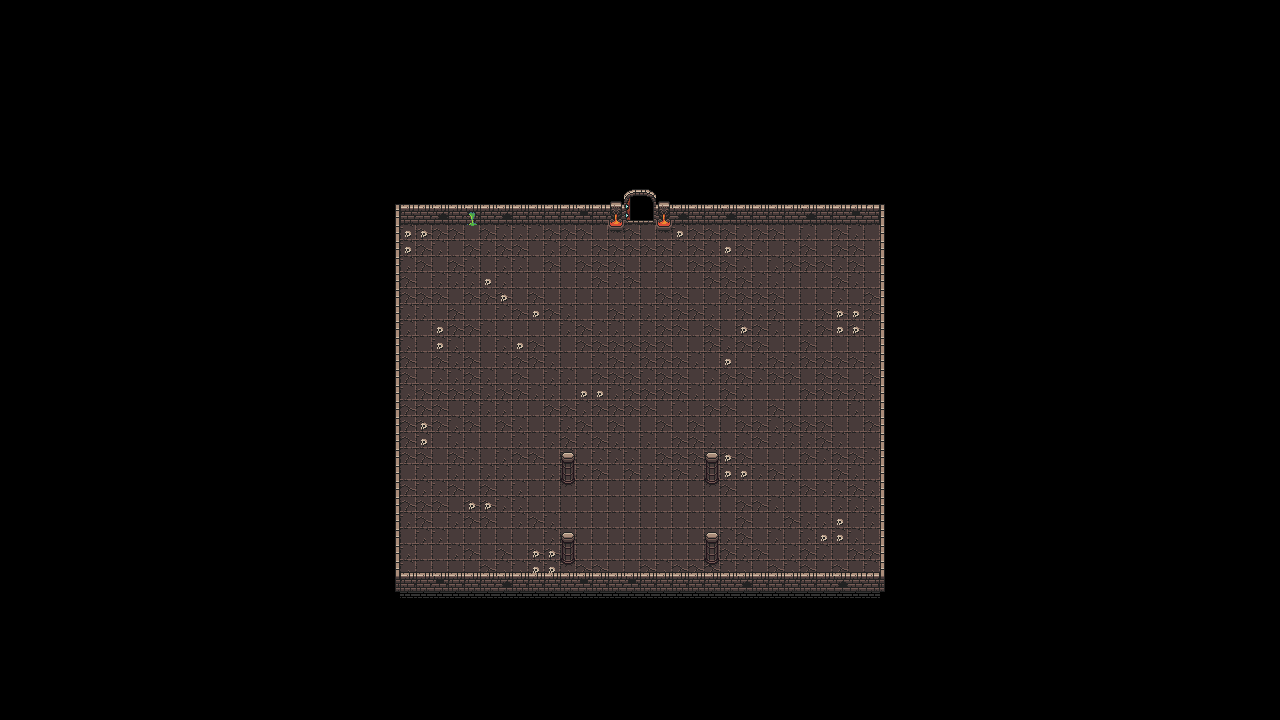

A level layout from a 2D game, rendered from its tile map. Below: a short description, then the map file with tile-grid data replaced by summaries:
An orthogonal 80x45 tile map with 16x16 px tiles, 3 tile layers (floor, wall, decorate), 2 tilesets and 4 objects.

<map version="1.9" tiledversion="1.9.2" orientation="orthogonal" renderorder="left-up" width="80" height="45" tilewidth="16" tileheight="16" infinite="0" nextlayerid="5" nextobjectid="5">
 <tileset firstgid="1" source="0x72_DungeonTilesetII_v1.4.tsx" />
 <tileset firstgid="1025" source="omnibo_jungledungeon - copia.tsx" />
 <layer id="1" name="floor" width="80" height="45">
  <data>[3600 cells, 720 non-empty, 6 distinct tile ids]</data>
 </layer>
 <layer id="2" name="wall" width="80" height="45">
  <data>[3600 cells, 168 non-empty, 15 distinct tile ids]</data>
 </layer>
 <layer id="3" name="decorate" width="80" height="45">
  <data>[3600 cells, 91 non-empty, 18 distinct tile ids]</data>
 </layer>
 <objectgroup id="4" name="WallCollision">
  <object id="1" x="395.667" y="204.667" width="489.5" height="18" />
  <object id="2" x="395.5" y="223" width="4" height="349.5" />
  <object id="3" x="880" y="223.5" width="5" height="349.5" />
  <object id="4" x="395.5" y="573.5" width="490" height="18.5" />
 </objectgroup>
</map>
